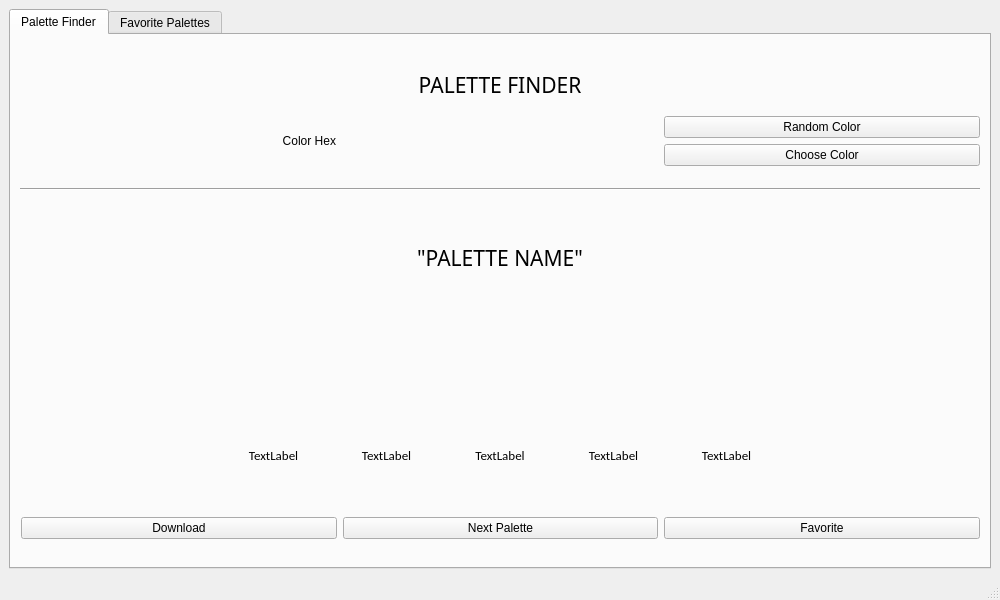
<?xml version="1.0" encoding="UTF-8"?>
<ui version="4.0">
 <class>MainWindow</class>
 <widget class="QMainWindow" name="MainWindow">
  <property name="geometry">
   <rect>
    <x>0</x>
    <y>0</y>
    <width>1000</width>
    <height>600</height>
   </rect>
  </property>
  <property name="maximumSize">
   <size>
    <width>1000</width>
    <height>600</height>
   </size>
  </property>
  <property name="windowTitle">
   <string>MainWindow</string>
  </property>
  <widget class="QWidget" name="centralwidget">
   <layout class="QVBoxLayout" name="verticalLayout_4">
    <item>
     <widget class="QTabWidget" name="tabWidget">
      <property name="currentIndex">
       <number>0</number>
      </property>
      <widget class="QWidget" name="tab_mainScreen">
       <attribute name="title">
        <string>Palette Finder</string>
       </attribute>
       <layout class="QGridLayout" name="gridLayout_4">
        <item row="0" column="0">
         <layout class="QGridLayout" name="gridLayout_seedColorInfo">
          <item row="1" column="2">
           <layout class="QVBoxLayout" name="verticalLayout_seedColorActions">
            <item>
             <widget class="QPushButton" name="pushButton_randomColor">
              <property name="text">
               <string>Random Color</string>
              </property>
             </widget>
            </item>
            <item>
             <widget class="QPushButton" name="pushButton_chooseColor">
              <property name="text">
               <string>Choose Color</string>
              </property>
             </widget>
            </item>
           </layout>
          </item>
          <item row="1" column="1">
           <widget class="QLabel" name="label_imageSeedColor">
            <property name="text">
             <string/>
            </property>
            <property name="pixmap">
             <pixmap>../../../Downloads/Primary_Blue.png</pixmap>
            </property>
            <property name="scaledContents">
             <bool>false</bool>
            </property>
            <property name="alignment">
             <set>Qt::AlignCenter</set>
            </property>
           </widget>
          </item>
          <item row="1" column="0">
           <widget class="QLabel" name="label_colorHex">
            <property name="text">
             <string>Color Hex</string>
            </property>
            <property name="alignment">
             <set>Qt::AlignRight|Qt::AlignTrailing|Qt::AlignVCenter</set>
            </property>
           </widget>
          </item>
          <item row="0" column="0" colspan="3">
           <widget class="QLabel" name="label_paletteFinder">
            <property name="maximumSize">
             <size>
              <width>16777215</width>
              <height>50</height>
             </size>
            </property>
            <property name="font">
             <font>
              <family>Segoe Print</family>
              <pointsize>16</pointsize>
             </font>
            </property>
            <property name="text">
             <string>PALETTE FINDER</string>
            </property>
            <property name="alignment">
             <set>Qt::AlignCenter</set>
            </property>
           </widget>
          </item>
         </layout>
        </item>
        <item row="1" column="0">
         <widget class="Line" name="line">
          <property name="font">
           <font>
            <pointsize>20</pointsize>
            <weight>50</weight>
            <bold>false</bold>
           </font>
          </property>
          <property name="orientation">
           <enum>Qt::Horizontal</enum>
          </property>
         </widget>
        </item>
        <item row="2" column="0">
         <layout class="QVBoxLayout" name="verticalLayout_randomPaletteInfo" stretch="0,0">
          <item>
           <widget class="QLabel" name="label_paletteName">
            <property name="maximumSize">
             <size>
              <width>16777215</width>
              <height>90</height>
             </size>
            </property>
            <property name="font">
             <font>
              <family>Segoe Print</family>
              <pointsize>16</pointsize>
             </font>
            </property>
            <property name="text">
             <string>&quot;PALETTE NAME&quot;</string>
            </property>
            <property name="alignment">
             <set>Qt::AlignCenter</set>
            </property>
           </widget>
          </item>
          <item>
           <layout class="QGridLayout" name="gridLayout_randomPalette" rowminimumheight="0,0">
            <property name="leftMargin">
             <number>200</number>
            </property>
            <property name="rightMargin">
             <number>200</number>
            </property>
            <item row="0" column="0" colspan="5">
             <widget class="QLabel" name="label_imageRandomPalette">
              <property name="minimumSize">
               <size>
                <width>0</width>
                <height>100</height>
               </size>
              </property>
              <property name="maximumSize">
               <size>
                <width>16777215</width>
                <height>100</height>
               </size>
              </property>
              <property name="text">
               <string/>
              </property>
              <property name="pixmap">
               <pixmap>../../../Downloads/Bel-Air.png</pixmap>
              </property>
              <property name="scaledContents">
               <bool>true</bool>
              </property>
             </widget>
            </item>
            <item row="1" column="0">
             <widget class="QLabel" name="label_firstPaletteHex">
              <property name="maximumSize">
               <size>
                <width>16777215</width>
                <height>80</height>
               </size>
              </property>
              <property name="font">
               <font>
                <family>Calibri</family>
                <pointsize>10</pointsize>
               </font>
              </property>
              <property name="text">
               <string>TextLabel</string>
              </property>
              <property name="alignment">
               <set>Qt::AlignCenter</set>
              </property>
             </widget>
            </item>
            <item row="1" column="3">
             <widget class="QLabel" name="label_fourthPaletteHex">
              <property name="maximumSize">
               <size>
                <width>16777215</width>
                <height>80</height>
               </size>
              </property>
              <property name="font">
               <font>
                <family>Calibri</family>
                <pointsize>10</pointsize>
               </font>
              </property>
              <property name="text">
               <string>TextLabel</string>
              </property>
              <property name="alignment">
               <set>Qt::AlignCenter</set>
              </property>
             </widget>
            </item>
            <item row="1" column="1">
             <widget class="QLabel" name="label_secondPaletteHex">
              <property name="maximumSize">
               <size>
                <width>16777215</width>
                <height>80</height>
               </size>
              </property>
              <property name="font">
               <font>
                <family>Calibri</family>
                <pointsize>10</pointsize>
               </font>
              </property>
              <property name="text">
               <string>TextLabel</string>
              </property>
              <property name="alignment">
               <set>Qt::AlignCenter</set>
              </property>
             </widget>
            </item>
            <item row="1" column="4">
             <widget class="QLabel" name="label_fifthPaletteHex">
              <property name="maximumSize">
               <size>
                <width>16777215</width>
                <height>80</height>
               </size>
              </property>
              <property name="font">
               <font>
                <family>Calibri</family>
                <pointsize>10</pointsize>
               </font>
              </property>
              <property name="text">
               <string>TextLabel</string>
              </property>
              <property name="alignment">
               <set>Qt::AlignCenter</set>
              </property>
             </widget>
            </item>
            <item row="1" column="2">
             <widget class="QLabel" name="label_thirdPaletteHex">
              <property name="maximumSize">
               <size>
                <width>16777215</width>
                <height>80</height>
               </size>
              </property>
              <property name="font">
               <font>
                <family>Calibri</family>
                <pointsize>10</pointsize>
               </font>
              </property>
              <property name="text">
               <string>TextLabel</string>
              </property>
              <property name="alignment">
               <set>Qt::AlignCenter</set>
              </property>
             </widget>
            </item>
           </layout>
          </item>
         </layout>
        </item>
        <item row="3" column="0">
         <layout class="QHBoxLayout" name="horizontalLayout_randomPaletteActions">
          <item>
           <spacer name="horizontalSpacer">
            <property name="orientation">
             <enum>Qt::Horizontal</enum>
            </property>
            <property name="sizeType">
             <enum>QSizePolicy::Fixed</enum>
            </property>
            <property name="sizeHint" stdset="0">
             <size>
              <width>1</width>
              <height>1</height>
             </size>
            </property>
           </spacer>
          </item>
          <item>
           <widget class="QPushButton" name="pushButton_downloadRandomPalette">
            <property name="text">
             <string>Download</string>
            </property>
           </widget>
          </item>
          <item>
           <widget class="QPushButton" name="pushButton_nextPalette">
            <property name="text">
             <string>Next Palette</string>
            </property>
           </widget>
          </item>
          <item>
           <widget class="QPushButton" name="pushButton_favoriteRandomPalette">
            <property name="text">
             <string>Favorite</string>
            </property>
           </widget>
          </item>
         </layout>
        </item>
       </layout>
      </widget>
      <widget class="QWidget" name="tab_favoritePalettes">
       <property name="sizePolicy">
        <sizepolicy hsizetype="Preferred" vsizetype="Preferred">
         <horstretch>0</horstretch>
         <verstretch>0</verstretch>
        </sizepolicy>
       </property>
       <property name="maximumSize">
        <size>
         <width>1000</width>
         <height>16777215</height>
        </size>
       </property>
       <property name="sizeIncrement">
        <size>
         <width>0</width>
         <height>0</height>
        </size>
       </property>
       <attribute name="title">
        <string>Favorite Palettes</string>
       </attribute>
       <layout class="QVBoxLayout" name="verticalLayout_5">
        <property name="spacing">
         <number>6</number>
        </property>
        <item>
         <widget class="QLabel" name="label_favoritePalettesTitle">
          <property name="maximumSize">
           <size>
            <width>16777215</width>
            <height>40</height>
           </size>
          </property>
          <property name="font">
           <font>
            <family>Segoe Print</family>
            <pointsize>16</pointsize>
           </font>
          </property>
          <property name="text">
           <string>Favorite Palettes</string>
          </property>
          <property name="alignment">
           <set>Qt::AlignCenter</set>
          </property>
         </widget>
        </item>
        <item>
         <layout class="QGridLayout" name="gridLayout_favoritePaletteList">
          <item row="9" column="0">
           <layout class="QHBoxLayout" name="horizontalLayout_favoritePaletteSlot5">
            <property name="rightMargin">
             <number>50</number>
            </property>
            <item>
             <widget class="QLabel" name="label_paletteNameSlot5">
              <property name="sizePolicy">
               <sizepolicy hsizetype="Fixed" vsizetype="Preferred">
                <horstretch>0</horstretch>
                <verstretch>0</verstretch>
               </sizepolicy>
              </property>
              <property name="maximumSize">
               <size>
                <width>200</width>
                <height>16777215</height>
               </size>
              </property>
              <property name="font">
               <font>
                <family>Segoe Print</family>
                <pointsize>12</pointsize>
               </font>
              </property>
              <property name="text">
               <string>&quot;&quot;</string>
              </property>
              <property name="alignment">
               <set>Qt::AlignCenter</set>
              </property>
             </widget>
            </item>
            <item>
             <widget class="QLabel" name="label_imagePaletteSlot5">
              <property name="maximumSize">
               <size>
                <width>16777215</width>
                <height>50</height>
               </size>
              </property>
              <property name="text">
               <string>Image Not Found</string>
              </property>
             </widget>
            </item>
           </layout>
          </item>
          <item row="5" column="0">
           <layout class="QHBoxLayout" name="horizontalLayout_favoritePaletteSlot3">
            <property name="rightMargin">
             <number>50</number>
            </property>
            <item>
             <widget class="QLabel" name="label_paletteNameSlot3">
              <property name="sizePolicy">
               <sizepolicy hsizetype="Fixed" vsizetype="Preferred">
                <horstretch>0</horstretch>
                <verstretch>0</verstretch>
               </sizepolicy>
              </property>
              <property name="maximumSize">
               <size>
                <width>200</width>
                <height>16777215</height>
               </size>
              </property>
              <property name="font">
               <font>
                <family>Segoe Print</family>
                <pointsize>12</pointsize>
               </font>
              </property>
              <property name="text">
               <string>&quot;Thought Provoking&quot;</string>
              </property>
              <property name="alignment">
               <set>Qt::AlignCenter</set>
              </property>
             </widget>
            </item>
            <item>
             <widget class="QLabel" name="label_imagePaletteSlot3">
              <property name="maximumSize">
               <size>
                <width>16777215</width>
                <height>50</height>
               </size>
              </property>
              <property name="text">
               <string/>
              </property>
              <property name="pixmap">
               <pixmap>../../../Downloads/Thought_Provoking.png</pixmap>
              </property>
             </widget>
            </item>
           </layout>
          </item>
          <item row="7" column="0">
           <layout class="QHBoxLayout" name="horizontalLayout_favoritePaletteSlot4">
            <property name="rightMargin">
             <number>50</number>
            </property>
            <item>
             <widget class="QLabel" name="label_paletteNameSlot4">
              <property name="sizePolicy">
               <sizepolicy hsizetype="Fixed" vsizetype="Preferred">
                <horstretch>0</horstretch>
                <verstretch>0</verstretch>
               </sizepolicy>
              </property>
              <property name="maximumSize">
               <size>
                <width>200</width>
                <height>16777215</height>
               </size>
              </property>
              <property name="font">
               <font>
                <family>Segoe Print</family>
                <pointsize>12</pointsize>
               </font>
              </property>
              <property name="text">
               <string>&quot;&quot;</string>
              </property>
              <property name="alignment">
               <set>Qt::AlignCenter</set>
              </property>
             </widget>
            </item>
            <item>
             <widget class="QLabel" name="label_imagePaletteSlot4">
              <property name="maximumSize">
               <size>
                <width>16777215</width>
                <height>50</height>
               </size>
              </property>
              <property name="text">
               <string>Image Not Found</string>
              </property>
             </widget>
            </item>
           </layout>
          </item>
          <item row="1" column="0">
           <layout class="QHBoxLayout" name="horizontalLayout_favoritePaletteSlot1">
            <property name="rightMargin">
             <number>50</number>
            </property>
            <item>
             <widget class="QLabel" name="label_paletteNameSlot1">
              <property name="sizePolicy">
               <sizepolicy hsizetype="Fixed" vsizetype="Preferred">
                <horstretch>0</horstretch>
                <verstretch>0</verstretch>
               </sizepolicy>
              </property>
              <property name="maximumSize">
               <size>
                <width>200</width>
                <height>16777215</height>
               </size>
              </property>
              <property name="font">
               <font>
                <family>Segoe Print</family>
                <pointsize>12</pointsize>
               </font>
              </property>
              <property name="text">
               <string>&quot;Giant Goldfish&quot;</string>
              </property>
              <property name="alignment">
               <set>Qt::AlignCenter</set>
              </property>
             </widget>
            </item>
            <item>
             <widget class="QLabel" name="label_imagePaletteSlot1">
              <property name="maximumSize">
               <size>
                <width>16777215</width>
                <height>50</height>
               </size>
              </property>
              <property name="text">
               <string/>
              </property>
              <property name="pixmap">
               <pixmap>../../../Downloads/Giant_Goldfish.png</pixmap>
              </property>
             </widget>
            </item>
            <item>
             <widget class="QPushButton" name="pushButton_unfavoriteFavoritedPalette">
              <property name="maximumSize">
               <size>
                <width>80</width>
                <height>60</height>
               </size>
              </property>
              <property name="text">
               <string>Unfavorite</string>
              </property>
             </widget>
            </item>
            <item>
             <widget class="QPushButton" name="pushButton_downloadFavoritedPalette">
              <property name="maximumSize">
               <size>
                <width>80</width>
                <height>60</height>
               </size>
              </property>
              <property name="text">
               <string>Download</string>
              </property>
             </widget>
            </item>
           </layout>
          </item>
          <item row="3" column="0">
           <layout class="QHBoxLayout" name="horizontalLayout_favoritePaletteSlot2">
            <property name="rightMargin">
             <number>50</number>
            </property>
            <item>
             <widget class="QLabel" name="label_paletteNameSlot2">
              <property name="sizePolicy">
               <sizepolicy hsizetype="Fixed" vsizetype="Preferred">
                <horstretch>0</horstretch>
                <verstretch>0</verstretch>
               </sizepolicy>
              </property>
              <property name="maximumSize">
               <size>
                <width>200</width>
                <height>16777215</height>
               </size>
              </property>
              <property name="font">
               <font>
                <family>Segoe Print</family>
                <pointsize>12</pointsize>
               </font>
              </property>
              <property name="text">
               <string>&quot;()&quot;</string>
              </property>
              <property name="alignment">
               <set>Qt::AlignCenter</set>
              </property>
             </widget>
            </item>
            <item>
             <widget class="QLabel" name="label_imagePaletteSlot2">
              <property name="maximumSize">
               <size>
                <width>16777215</width>
                <height>50</height>
               </size>
              </property>
              <property name="text">
               <string/>
              </property>
              <property name="pixmap">
               <pixmap>../../../Downloads/().png</pixmap>
              </property>
             </widget>
            </item>
           </layout>
          </item>
          <item row="4" column="0">
           <widget class="Line" name="line_divideSlot3">
            <property name="orientation">
             <enum>Qt::Horizontal</enum>
            </property>
           </widget>
          </item>
          <item row="2" column="0">
           <widget class="Line" name="line_divideSlot2">
            <property name="orientation">
             <enum>Qt::Horizontal</enum>
            </property>
           </widget>
          </item>
          <item row="6" column="0">
           <widget class="Line" name="line_divideSlot4">
            <property name="orientation">
             <enum>Qt::Horizontal</enum>
            </property>
           </widget>
          </item>
          <item row="8" column="0">
           <widget class="Line" name="line_divideSlot5">
            <property name="orientation">
             <enum>Qt::Horizontal</enum>
            </property>
           </widget>
          </item>
          <item row="0" column="0">
           <widget class="Line" name="line_divideSlot1">
            <property name="orientation">
             <enum>Qt::Horizontal</enum>
            </property>
           </widget>
          </item>
         </layout>
        </item>
        <item>
         <layout class="QHBoxLayout" name="horizontalLayout_pageControls" stretch="0,0,0">
          <property name="sizeConstraint">
           <enum>QLayout::SetNoConstraint</enum>
          </property>
          <property name="leftMargin">
           <number>50</number>
          </property>
          <property name="rightMargin">
           <number>50</number>
          </property>
          <item>
           <widget class="QPushButton" name="pushButton_previousPage">
            <property name="text">
             <string>Previous Page</string>
            </property>
           </widget>
          </item>
          <item>
           <widget class="QLabel" name="label_currentPage">
            <property name="maximumSize">
             <size>
              <width>140</width>
              <height>16777215</height>
             </size>
            </property>
            <property name="text">
             <string>Page 1/1</string>
            </property>
            <property name="alignment">
             <set>Qt::AlignCenter</set>
            </property>
           </widget>
          </item>
          <item>
           <widget class="QPushButton" name="pushButton_nextPage">
            <property name="text">
             <string>Next Page</string>
            </property>
           </widget>
          </item>
         </layout>
        </item>
       </layout>
      </widget>
     </widget>
    </item>
   </layout>
  </widget>
  <widget class="QStatusBar" name="statusbar"/>
 </widget>
 <resources/>
 <connections/>
</ui>
